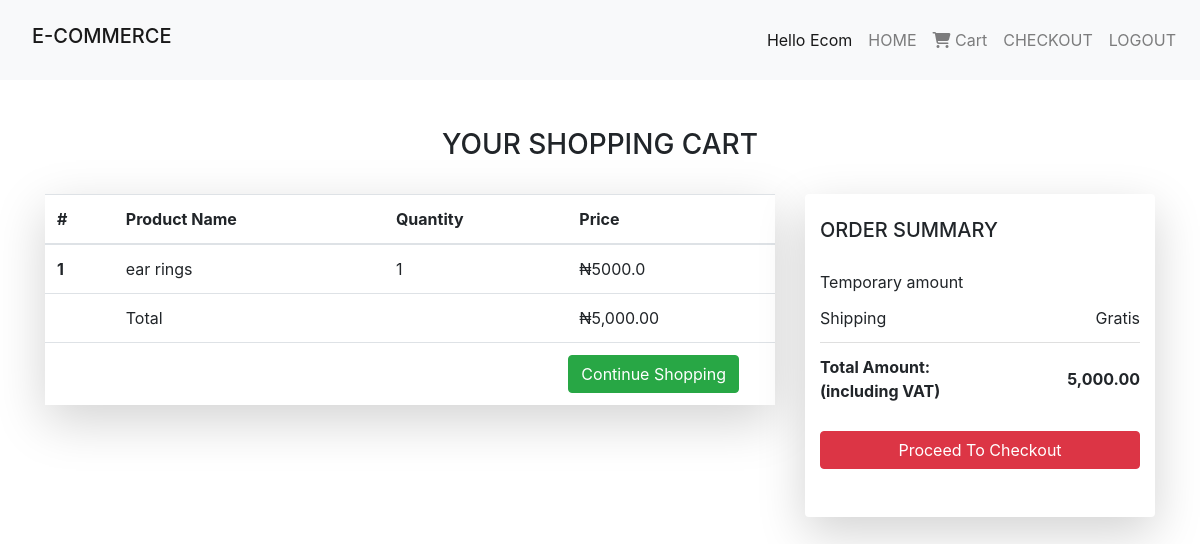
The page /cart/ (signed in) on the database as committed earlier.
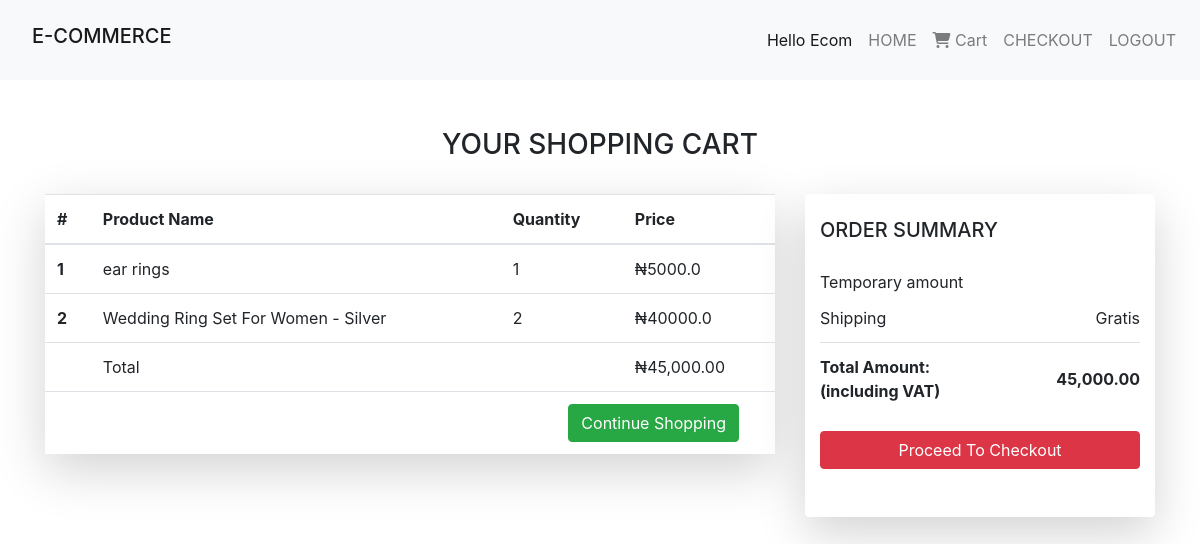
The same page on the database as committed later.
### cart_app/models.py (models this page shows, shortened)
class Cart(models.Model):
    user = models.ForeignKey(User, on_delete=models.CASCADE)
    item = models.ForeignKey(Product, on_delete=models.CASCADE)
    quantity = models.IntegerField(default=1)
    def get_total(self):
        total = self.item.price * self.quantity
        floattotal = float("{0:.2f}".format(total))
        return floattotal

class Order(models.Model):
    orderitems = models.ManyToManyField(Cart)
    user = models.ForeignKey(User, on_delete=models.CASCADE)
    ordered = models.BooleanField(default=False)
    created = models.DateTimeField(auto_now_add=True)
    session_key = models.CharField(max_length=40, null=True)
    def get_totals(self):
        total = 0
        for order_item in self.orderitems.all():
            total += order_item.get_total()
        return total

### product_app/models.py (models this page shows, shortened)
class Product(models.Model):
    product_image = models.ImageField(null = True, blank = True)
    name = models.CharField(max_length=200)
    slug = models.SlugField(default="testing")
    category= models.ForeignKey(Category, on_delete=models.CASCADE)
    product_description= models.CharField(max_length=500, null = True, blank = True)
    price = models.FloatField()

### cart_app/views.py (the view)
# urls.py: path('cart/', views.cart, name = "cart")
def cart(request):
    user = request.user
    carts = Cart.objects.filter(
        user=user
        )
    orders = Order.objects.filter(
        user=user,
        ordered=False)
    if carts.exists():
        order = orders[0]
        return render(request, 'cart/cart.html', {"carts": carts, 'order': order})
    else:
        messages.warning(request, "You do not have an active order")
        return redirect("home")

### templates/cart/cart.html (shortened to what this page needs)
{% extends 'products/base.html' %}
{% block content %}
{% load humanize %}
<section class = "container">
  <br><br/>
  <h3 class = "text-center">YOUR SHOPPING CART</h3>
  <br>
  <div class="row">
    <div class="col-lg-8">
      <div class = "shadow-lg p- mb-5 bg-white">
        <table class="table table-hover">
          <thead>
            <tr>
              <th scope="col">#</th>
              <th scope="col">Product Name</th>
              <th scope="col">Quantity</th>
              <th scope="col">Price</th>
            </tr>
          </thead>
          <tbody>
            {% for cart in carts %}
            <tr>
              <th scope="row">{{ forloop.counter }}</th>
              <td>{{ cart.item.name }}</td>
              <td>{{ cart.quantity }}</td>
              <td>₦{{ cart.get_total }}</td>
            </tr>
          {% endfor %}
            <tr>
              <th scope="row"></th>
              <td col="row">Total</td>
              <th scope="row"></th>
              <td>₦{{ order.get_totals |floatformat:2|intcomma }}</td>
            </tr>
            <tr>
              <th scope="row"></th>
              <td colspan="3" class="text-right ">
                <a href="{% url 'home' %} "
                ><button class="btn btn-success mr-4">Continue Shopping</button></a>
              </td>
            </tr>
          </tbody>
        </table>
      </div>
    </div>
      <div class="col-lg-4">
        <div class = "shadow-lg p- mb-5 bg-white rounded container">
        <div class="mb-3">
          <br>
            <h5 class="mb-3">ORDER SUMMARY</h5>
            <ul class="list-group list-group-flush">
              <li class="list-group-item d-flex justify-content-between align-items-center border-0 px-0 pb-0">
                Temporary amount
              </li>
              <li class="list-group-item d-flex justify-content-between align-items-center px-0">
                Shipping
                <span>Gratis</span>
              </li>
              <li class="list-group-item d-flex justify-content-between align-items-center border-0 px-0 mb-3">
                <div>
                  <strong>Total Amount:</strong>
                  <strong>
                    <p class="mb-0">(including VAT)</p>
                  </strong>
                </div>
                <span><strong>{{ order.get_totals|floatformat:2|intcomma}}</strong></span>
              </li>
            </ul>
            <a href="{% url 'checkout' %}" style="text-decoration: none;"
            ><button class="btn btn-danger mr-4 btn-block">Proceed To Checkout</button></a>
            <br><br/>
          </div>
        </div>
      </div>
  </div>
</section>
{% endblock %}

Rows that differ between the two databases and show on the page:
added Cart: item.name "Wedding Ring Set For Women - Silver", quantity "2", get_total "40000.0"
computed for Order: get_totals "5,000.00" → "45,000.00"
